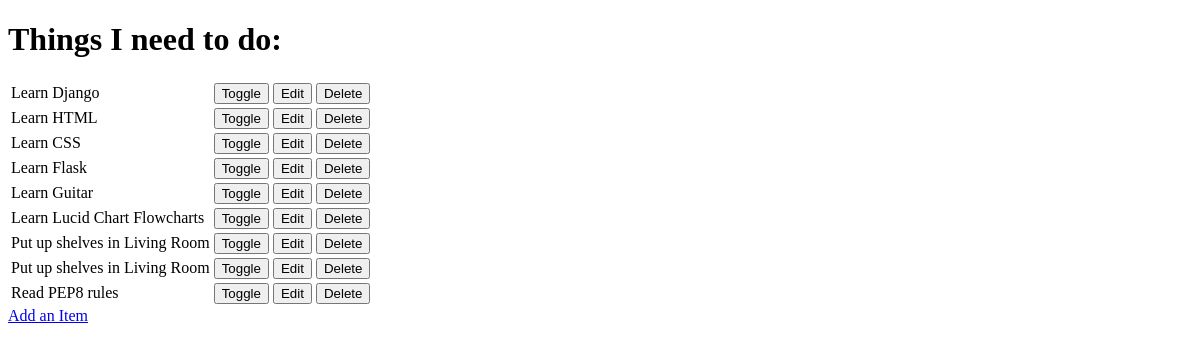
Before: / with the older database file.
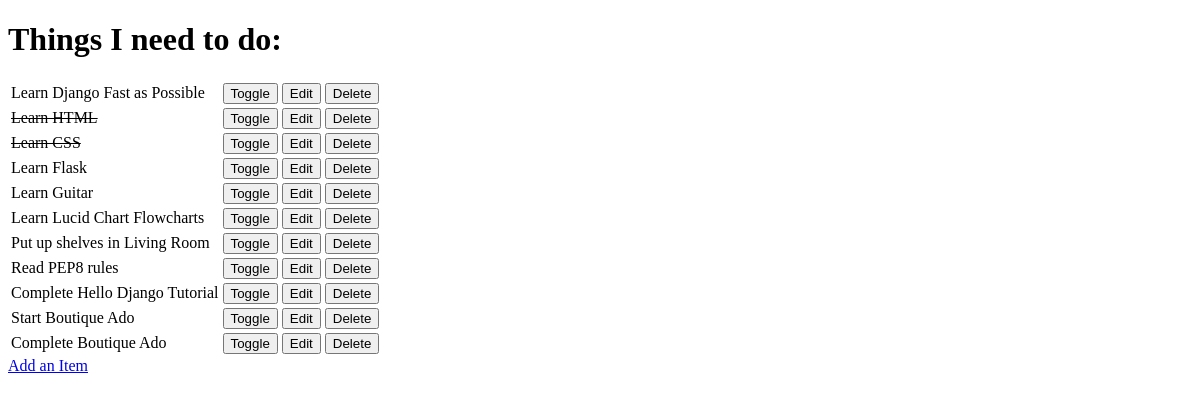
After: the same page with the newer database file.
### todo/models.py (models this page shows, shortened)
class Item(models.Model):
    name = models.CharField(max_length=50, null=False, blank=False)
    done = models.BooleanField(null=False, blank=False, default=False)

### todo/views.py (the view)
# urls.py: path('', views.get_todo_list, name='get_todo_list'), #Default path
def get_todo_list(request):
    items = Item.objects.all()
    context = {
        'items': items
    }
    return render(request, 'todo/todo_list.html', context)

### todo/templates/todo/todo_list.html (shortened to what this page needs)
<!DOCTYPE html>
<html lang="en">
<head>
</head>
<body>
    <h1>Things I need to do:</h1>
    <table>
        {% for item in items %}
            <tr>
                {% if item.done %}
                    <td><del>{{ item.name }}</del></td>
                {% else %}
                    <td>{{ item.name }}</td>
                {% endif %}
                <td>
                    <a href="/toggle/{{ item.id }}">
                        <button>Toggle</button>
                    </a>
                </td>
                <td>
                    <a href="/edit/{{ item.id }}">
                        <button>Edit</button>
                    </a>
                </td>
                <td>
                    <a href="/delete/{{ item.id }}">
                        <button>Delete</button>
                    </a>
                </td>
            </tr>
        {% empty %}
            <tr><td>You have nothing to do.</td></tr>
        {% endfor %}
    </table>
    <a href="/add">Add an Item</a>
</body>
</html>

Changed rows visible on the page:
removed Item: name "Put up shelves in Living Room"
changed Item: name "Learn Django" → "Learn Django Fast as Possible"
changed Item "Learn HTML": done False → True (drawn)
changed Item "Learn CSS": done False → True (drawn)
added Item: name "Complete Hello Django Tutorial"
added Item: name "Start Boutique Ado"
added Item: name "Complete Boutique Ado"
